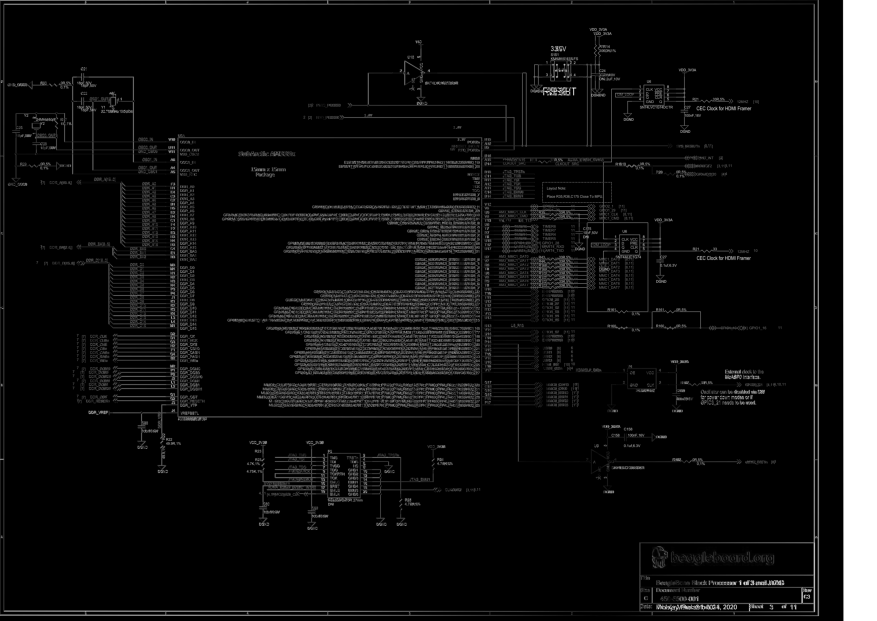
#> input picture derived/align/vdiff__bbb__C__to__C3/diffmap_page_002.png, 3508 x 2481 px (shown at 1/4 size)
$ python -i propose_microtext_regions.py   (imports and definitions only)
#> lines starting #> are read from the running program, lines starting #| are printed output that depends on the picture; after the words box and inside, x2 and y2 are one past the last pixel; in counts of white or black regions, pixels touching at a corner belong together
#!/usr/bin/env python3
"""Propose unlabeled microtext regions from raster page images."""
from __future__ import annotations

import argparse
import json
from collections import Counter
from pathlib import Path
from typing import Any, Iterable

import cv2
import numpy as np


# [24 lines left out: functions write_jsonl, page_image_path, available_page_indexes, not called in this run]


def scale_for_detection(width: int, height: int, max_detect_dim: int) -> float:
    largest = max(width, height)
    if largest <= max_detect_dim:
        return 1.0
    return max_detect_dim / largest


def clamp_bbox(bbox: tuple[int, int, int, int], width: int, height: int) -> list[int]:
    x1, y1, x2, y2 = bbox
    return [
        max(0, min(width - 1, x1)),
        max(0, min(height - 1, y1)),
        max(1, min(width, x2)),
        max(1, min(height, y2)),
    ]


# [50 lines left out: function component_text_metrics, not called in this run]


def select_spatially_diverse(
    proposals: list[dict[str, Any]],
    *,
    width: int,
    height: int,
    limit: int,
    tile_columns: int = 1,
    tile_rows: int = 1,
    max_per_tile: int = 0,
) -> list[dict[str, Any]]:
    if tile_columns <= 1 and tile_rows <= 1:
        return proposals[:limit]
    tile_columns = max(1, tile_columns)
    tile_rows = max(1, tile_rows)
    selected: list[dict[str, Any]] = []
    by_tile: Counter[tuple[int, int]] = Counter()
    for proposal in proposals:
        x1, y1, x2, y2 = proposal["bbox"]
        center_x = (x1 + x2) / 2
        center_y = (y1 + y2) / 2
        tile_x = min(tile_columns - 1, int(center_x * tile_columns / max(1, width)))
        tile_y = min(tile_rows - 1, int(center_y * tile_rows / max(1, height)))
        tile = (tile_x, tile_y)
        if max_per_tile > 0 and by_tile[tile] >= max_per_tile:
            continue
        proposal = dict(proposal)
        proposal["tile"] = [tile_x, tile_y]
        selected.append(proposal)
        by_tile[tile] += 1
        if len(selected) >= limit:
            break
    return selected


def propose_regions_for_image(
    image_path: Path,
    max_detect_dim: int = 2400,
    min_width: int = 24,
    min_height: int = 8,
    max_height: int = 120,
    max_width: int = 900,
    max_area: int = 60_000,
    limit: int = 80,
    min_glyph_components: int = 0,
    max_tiny_component_ratio: float = 1.0,
    min_glyph_center_span_ratio: float = 0.0,
    min_wide_glyph_ratio: float = 0.0,
    text_likeness_weight: float = 0.0,
    tile_columns: int = 1,
    tile_rows: int = 1,
    max_per_tile: int = 0,
) -> list[dict[str, Any]]:
#> called with max_detect_dim = 2400, min_width = 24, min_height = 8, max_height = 120, max_width = 900, max_area = 60000, limit = 80, min_glyph_components = 0
    image = cv2.imread(str(image_path), cv2.IMREAD_GRAYSCALE)
#> image is the input picture: shape (2481, 3508); min 0, max 255, mean 18.2
    if image is None:
        raise ValueError(f"Could not read image: {image_path}")
    height, width = image.shape[:2]
#> height = 2481; width = 3508
    scale = scale_for_detection(width, height, max_detect_dim)
#> scale = 0.684
    if scale < 1.0:
        detect = cv2.resize(image, None, fx=scale, fy=scale, interpolation=cv2.INTER_AREA)
    else:
        detect = image

    blurred = cv2.GaussianBlur(detect, (3, 3), 0)
    binary = cv2.threshold(blurred, 0, 255, cv2.THRESH_BINARY_INV | cv2.THRESH_OTSU)[1]
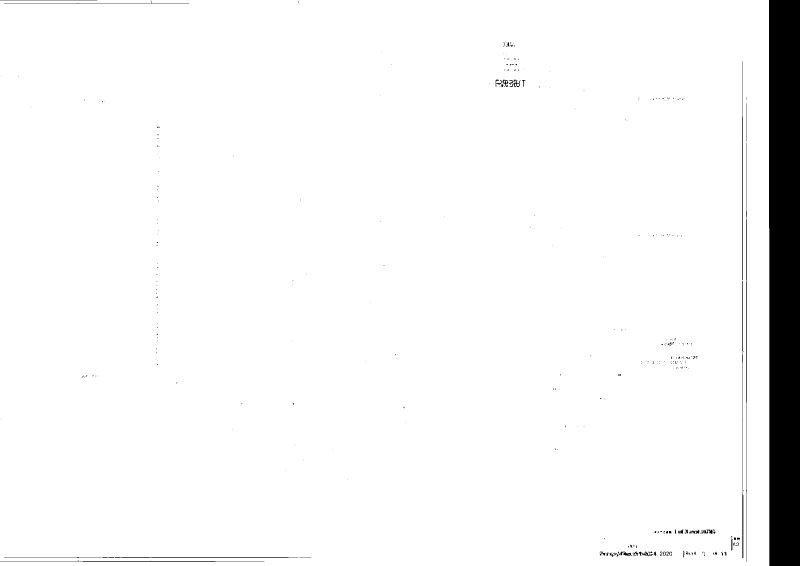
#> binary: shape (1697, 2400) (shown at 1/3 size); 95.8% white; 355 black regions (294 under 20 px), largest, box (x1, y1, x2, y2) and area: (2307, 0, 2400, 1697) 156809, (2238, 428, 2240, 1685) 1824, (2227, 843, 2230, 1674) 1449
    detect_h, detect_w = detect.shape[:2]
#> detect_h = 1697; detect_w = 2400
    kernel_w = max(18, int(round(min(90 * scale, max(24, detect_w * 0.05)))))
#> kernel_w = 62
    kernel_h = max(5, int(round(min(14 * scale, max(7, detect_h * 0.022)))))
#> kernel_h = 10
    kernel = cv2.getStructuringElement(cv2.MORPH_RECT, (kernel_w, kernel_h))
    grouped = cv2.dilate(binary, kernel, iterations=1)
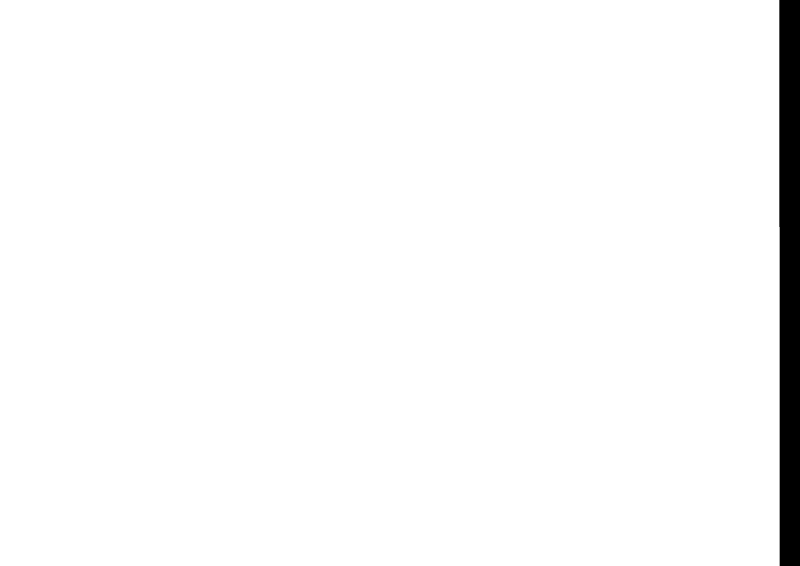
#> grouped: shape (1697, 2400) (shown at 1/3 size); 97.4% white; 1 black region, box (x1, y1, x2, y2) and area: (2338, 0, 2400, 1697) 104198

    num_labels, labels, stats, _centroids = cv2.connectedComponentsWithStats(grouped, 8)
#> num_labels = 2; stats = [[2338, 0, 62, 1697, 104198], [0, 0, 2339, 1697, 3968602]]
    proposals: list[dict[str, Any]] = []
    inv_scale = 1.0 / scale
#> inv_scale = 1.46
    for label in range(1, num_labels):
        x, y, w, h, area = stats[label]
        x1 = int(round(x * inv_scale))
        y1 = int(round(y * inv_scale))
        x2 = int(round((x + w) * inv_scale))
        y2 = int(round((y + h) * inv_scale))
        bbox = clamp_bbox((x1, y1, x2, y2), width, height)
        bw = bbox[2] - bbox[0]
        bh = bbox[3] - bbox[1]
        if bw < min_width or bh < min_height:
            continue
        if bh > max_height or bw > max_width:
            continue
        if bw * bh > max_area:
            continue
        if bw / max(1, bh) > 18:
            continue
        if bw < bh * 1.4 and bh > 45:
            continue

        region = image[bbox[1] : bbox[3], bbox[0] : bbox[2]]
        dark = np.count_nonzero(region < 190)
        density = dark / max(1, region.size)
        if density < 0.015 or density > 0.65:
            continue
        text_metrics = component_text_metrics(region)
        if text_metrics["glyph_components"] < min_glyph_components:
            continue
        if text_metrics["tiny_component_ratio"] > max_tiny_component_ratio:
            continue
        if text_metrics["glyph_center_span_ratio"] < min_glyph_center_span_ratio:
            continue
        if text_metrics["wide_glyph_ratio"] < min_wide_glyph_ratio:
            continue
        base_score = float(density * min(bw, 240) * min(bh, 80))
        glyph_bonus = min(int(text_metrics["glyph_components"]), 12) / 12.0
        noise_penalty = 1.0 - float(text_metrics["tiny_component_ratio"])
        quality_score = base_score * (
            1.0 + max(0.0, text_likeness_weight) * glyph_bonus * noise_penalty
        )
        proposals.append(
            {
                "bbox": bbox,
                "width": bw,
                "height": bh,
                "dark_density": round(float(density), 4),
                **text_metrics,
                "score": round(quality_score, 4),
            }
        )
#> this loop made 1 pass
#> (x, y, w, h, area) on pass 1: (0, 0, 2339, 1697, 3968602)
#> after the loop, proposals = []

    proposals.sort(key=lambda row: (-row["score"], row["bbox"][1], row["bbox"][0]))
    return select_spatially_diverse(
        proposals,
        width=width,
        height=height,
        limit=limit,
        tile_columns=tile_columns,
        tile_rows=tile_rows,
        max_per_tile=max_per_tile,
    )


# [208 lines left out: functions build_review_rows, resolve_pages, parse_csv_filter, main, not called in this run]


# [2 lines not run here, left out]

>>> result = propose_regions_for_image('../derived/align/vdiff__bbb__C__to__C3/diffmap_page_002.png')
#> result = []

$ run again, on derived/align/vdiff__bbb__docRevC_to__docRevC3/diffmap_page_010.png
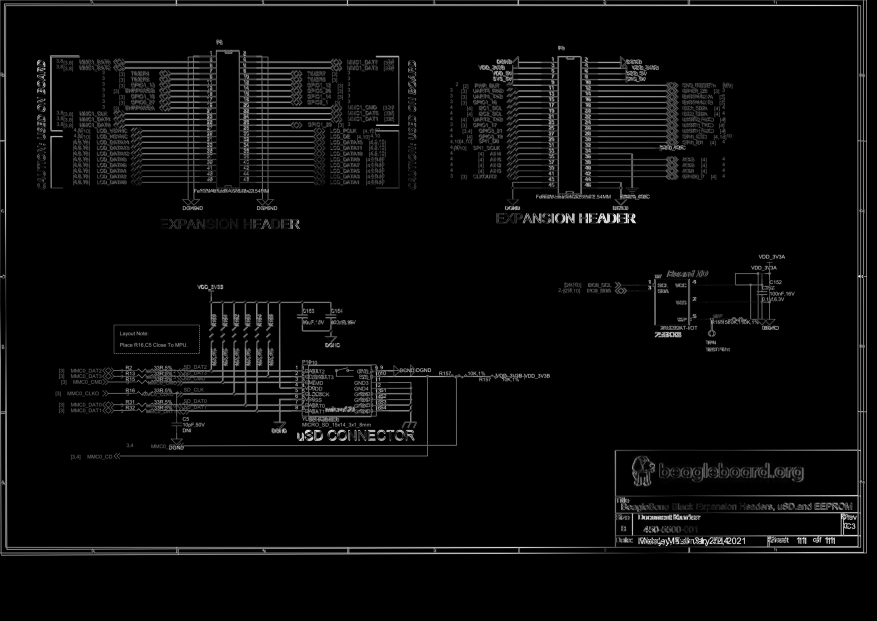
#> input picture derived/align/vdiff__bbb__docRevC_to__docRevC3/diffmap_page_010.png, 3508 x 2481 px (shown at 1/4 size)
#> in propose_regions_for_image, image is the input picture: shape (2481, 3508); min 0, max 255, mean 9.7
#> in propose_regions_for_image, `detect = cv2.resize(image, None, fx=scale, fy=scale, interpolation=cv2..`:
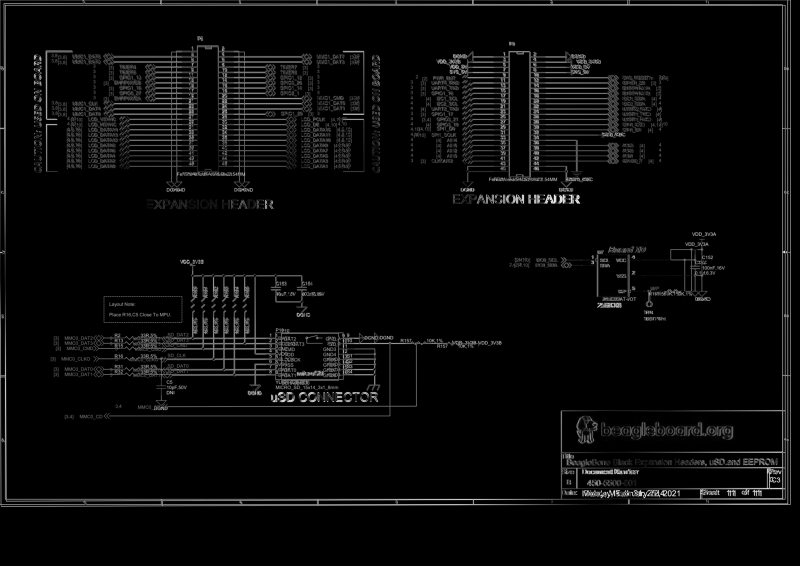
#> detect: shape (1697, 2400) (shown at 1/3 size); min 0, max 255, mean 9.7
#> in propose_regions_for_image, `binary = cv2.threshold(blurred, 0, 255, cv2.THRESH_BINARY_INV | cv2.TH..`:
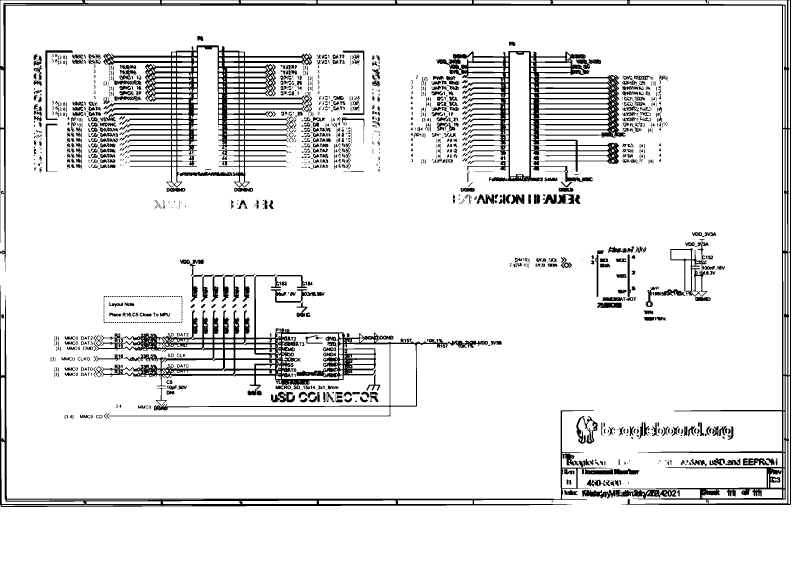
#> binary: shape (1697, 2400) (shown at 1/3 size); 91% white; 1605 black regions (542 under 20 px), largest, box (x1, y1, x2, y2) and area: (0, 0, 2373, 1515) 55742, (280, 823, 1464, 1249) 53259, (300, 136, 936, 562) 52066
#> grouped: shape (1697, 2400); every value is 255
#> labels: shape (1697, 2400) int32; every value is 1
#> num_labels = 2; stats = [[-1, 2147483647, 0, 0, 0], [0, 0, 2400, 1697, 4072800]]
#> the loop in propose_regions_for_image, `for label in range(1, num_labels):` made 1 pass
#> (x, y, w, h, area) on pass 1: (0, 0, 2400, 1697, 4072800)
#> after the loop in propose_regions_for_image, `for label in range(1, num_labels):`: proposals = []
